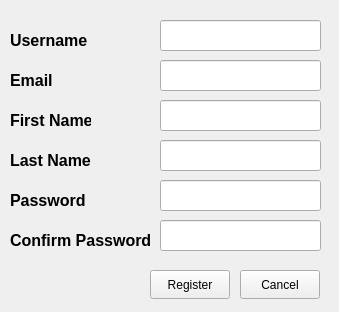
<?xml version="1.0" encoding="UTF-8"?>
<ui version="4.0">
 <class>MainWindow</class>
 <widget class="QMainWindow" name="MainWindow">
  <property name="geometry">
   <rect>
    <x>0</x>
    <y>0</y>
    <width>339</width>
    <height>312</height>
   </rect>
  </property>
  <property name="windowTitle">
   <string>Register</string>
  </property>
  <widget class="QWidget" name="centralwidget">
   <widget class="QLineEdit" name="txtUser">
    <property name="geometry">
     <rect>
      <x>160</x>
      <y>20</y>
      <width>161</width>
      <height>31</height>
     </rect>
    </property>
   </widget>
   <widget class="QLabel" name="label">
    <property name="geometry">
     <rect>
      <x>10</x>
      <y>30</y>
      <width>81</width>
      <height>21</height>
     </rect>
    </property>
    <property name="font">
     <font>
      <pointsize>12</pointsize>
      <weight>75</weight>
      <bold>true</bold>
     </font>
    </property>
    <property name="contextMenuPolicy">
     <enum>Qt::NoContextMenu</enum>
    </property>
    <property name="text">
     <string>Username</string>
    </property>
   </widget>
   <widget class="QLabel" name="label_2">
    <property name="geometry">
     <rect>
      <x>10</x>
      <y>110</y>
      <width>81</width>
      <height>21</height>
     </rect>
    </property>
    <property name="font">
     <font>
      <pointsize>12</pointsize>
      <weight>75</weight>
      <bold>true</bold>
     </font>
    </property>
    <property name="contextMenuPolicy">
     <enum>Qt::NoContextMenu</enum>
    </property>
    <property name="text">
     <string>First Name</string>
    </property>
   </widget>
   <widget class="QLineEdit" name="txtFname">
    <property name="geometry">
     <rect>
      <x>160</x>
      <y>100</y>
      <width>161</width>
      <height>31</height>
     </rect>
    </property>
   </widget>
   <widget class="QLabel" name="label_3">
    <property name="geometry">
     <rect>
      <x>10</x>
      <y>150</y>
      <width>81</width>
      <height>21</height>
     </rect>
    </property>
    <property name="font">
     <font>
      <pointsize>12</pointsize>
      <weight>75</weight>
      <bold>true</bold>
     </font>
    </property>
    <property name="contextMenuPolicy">
     <enum>Qt::NoContextMenu</enum>
    </property>
    <property name="text">
     <string>Last Name</string>
    </property>
   </widget>
   <widget class="QLineEdit" name="txtLname">
    <property name="geometry">
     <rect>
      <x>160</x>
      <y>140</y>
      <width>161</width>
      <height>31</height>
     </rect>
    </property>
   </widget>
   <widget class="QLabel" name="label_4">
    <property name="geometry">
     <rect>
      <x>10</x>
      <y>190</y>
      <width>81</width>
      <height>21</height>
     </rect>
    </property>
    <property name="font">
     <font>
      <pointsize>12</pointsize>
      <weight>75</weight>
      <bold>true</bold>
     </font>
    </property>
    <property name="contextMenuPolicy">
     <enum>Qt::NoContextMenu</enum>
    </property>
    <property name="text">
     <string>Password</string>
    </property>
   </widget>
   <widget class="QLineEdit" name="txtPass">
    <property name="geometry">
     <rect>
      <x>160</x>
      <y>180</y>
      <width>161</width>
      <height>31</height>
     </rect>
    </property>
   </widget>
   <widget class="QLabel" name="label_5">
    <property name="geometry">
     <rect>
      <x>10</x>
      <y>230</y>
      <width>141</width>
      <height>21</height>
     </rect>
    </property>
    <property name="font">
     <font>
      <pointsize>12</pointsize>
      <weight>75</weight>
      <bold>true</bold>
     </font>
    </property>
    <property name="contextMenuPolicy">
     <enum>Qt::NoContextMenu</enum>
    </property>
    <property name="text">
     <string>Confirm Password</string>
    </property>
   </widget>
   <widget class="QLineEdit" name="txtCpass">
    <property name="geometry">
     <rect>
      <x>160</x>
      <y>220</y>
      <width>161</width>
      <height>31</height>
     </rect>
    </property>
   </widget>
   <widget class="QLabel" name="label_6">
    <property name="geometry">
     <rect>
      <x>10</x>
      <y>70</y>
      <width>141</width>
      <height>21</height>
     </rect>
    </property>
    <property name="font">
     <font>
      <pointsize>12</pointsize>
      <weight>75</weight>
      <bold>true</bold>
     </font>
    </property>
    <property name="contextMenuPolicy">
     <enum>Qt::NoContextMenu</enum>
    </property>
    <property name="text">
     <string>Email</string>
    </property>
   </widget>
   <widget class="QLineEdit" name="txtEmail">
    <property name="geometry">
     <rect>
      <x>160</x>
      <y>60</y>
      <width>161</width>
      <height>31</height>
     </rect>
    </property>
   </widget>
   <widget class="QPushButton" name="btnRegis">
    <property name="geometry">
     <rect>
      <x>150</x>
      <y>270</y>
      <width>80</width>
      <height>29</height>
     </rect>
    </property>
    <property name="text">
     <string>Register</string>
    </property>
   </widget>
   <widget class="QPushButton" name="btnCancel">
    <property name="geometry">
     <rect>
      <x>240</x>
      <y>270</y>
      <width>80</width>
      <height>29</height>
     </rect>
    </property>
    <property name="text">
     <string>Cancel</string>
    </property>
   </widget>
  </widget>
 </widget>
 <resources/>
 <connections/>
</ui>
